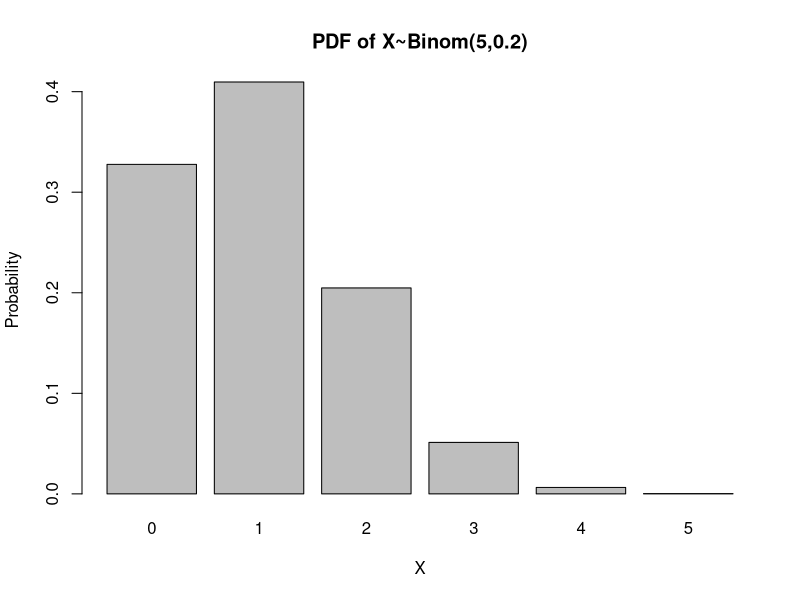
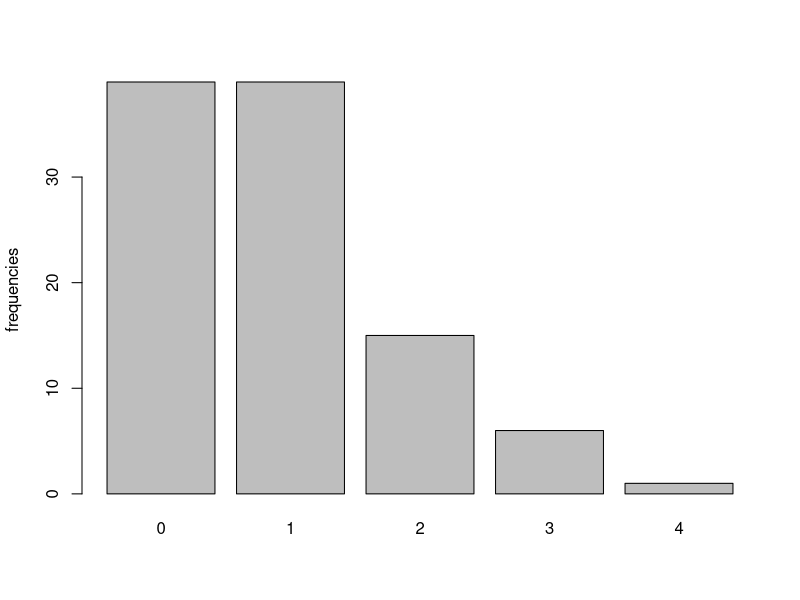
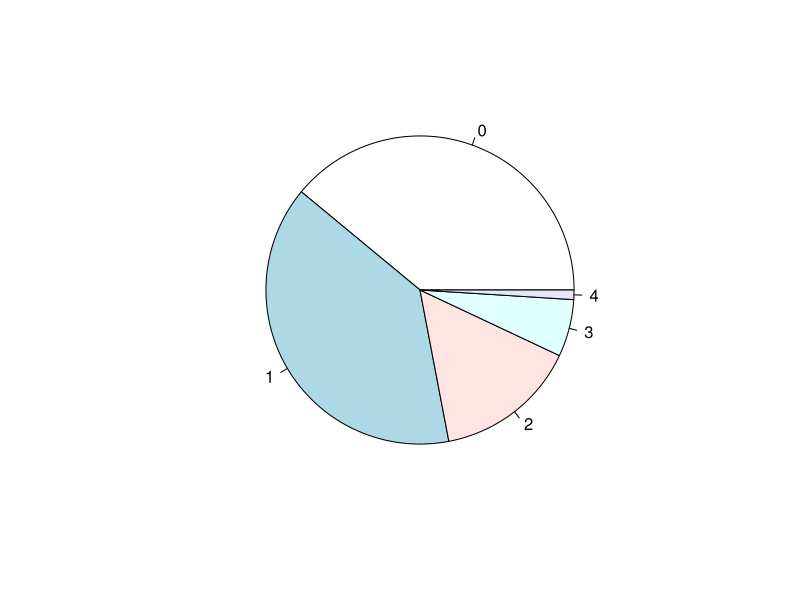
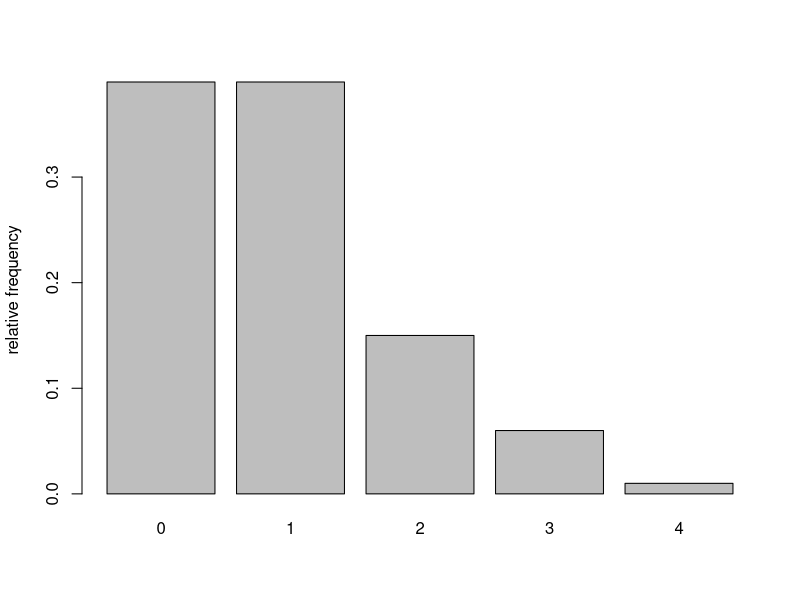
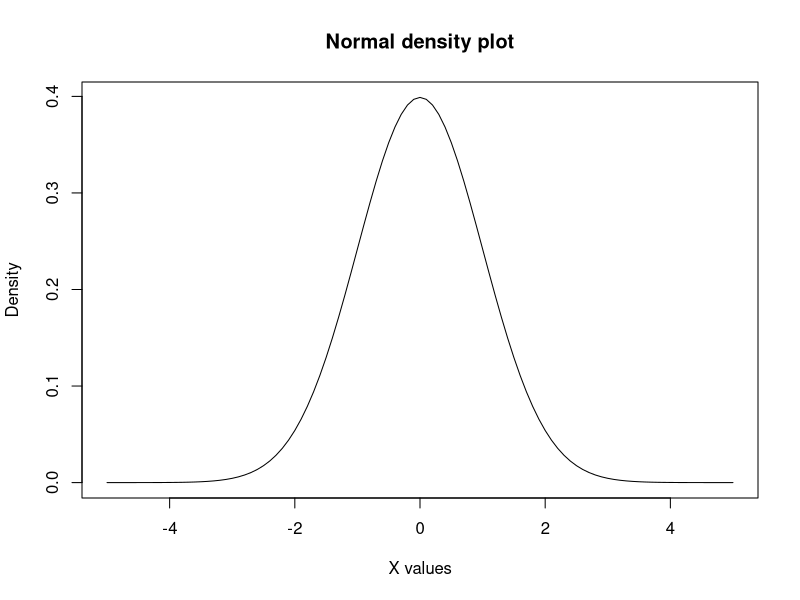
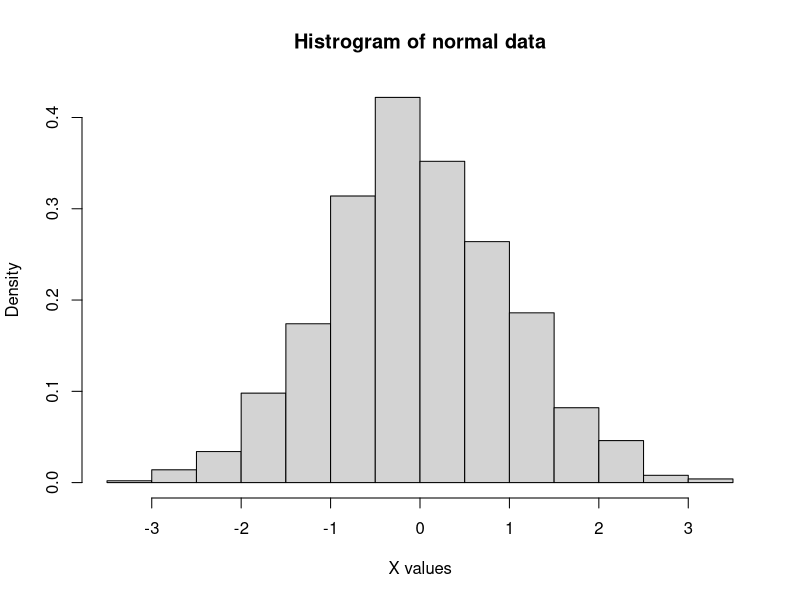
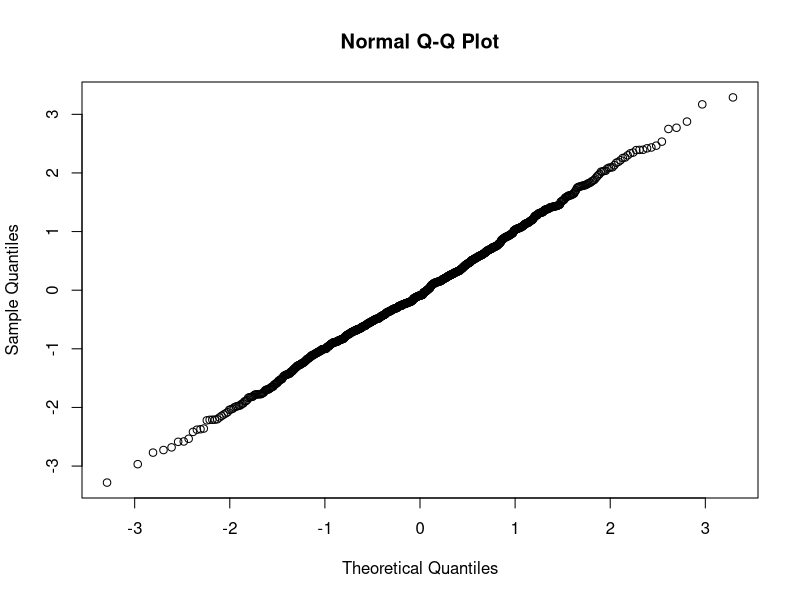
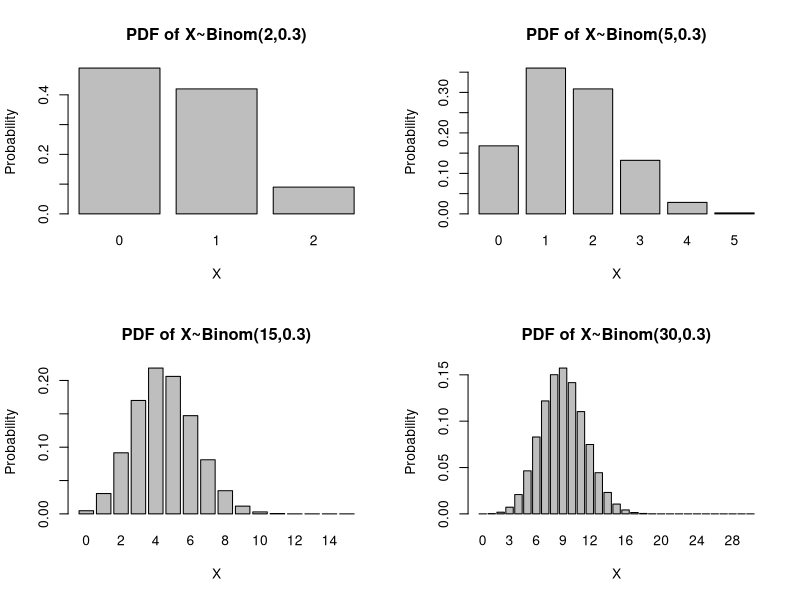

Generate these figures, in order, with R:
## ---- chunk 1
# first, we store the parameters of the distribution in variables n and p
n = 5
p = 0.2

x = 0:n # we create a vector with discrete values from 0 to n

binom_coef=choose(n, x) # we compute the binomial coefficients for each x 

# we compute binomial probabilities for all x values
binom_prob= binom_coef* p^x * (1 - p)^{n-x} 
print(binom_prob) # we print all probabilities

## ---- chunk 2
binom_prob = dbinom(x,n,p)
print(binom_prob)
## ---- chunk 3
barplot(names= x,
        height = binom_prob,
        main = "PDF of X~Binom(5,0.2)",
        xlab='X',
        ylab='Probability')
## ---- chunk 4
N=100
# we draw N samples from a binomial distribution with parameters n and p and store them in variable binom_sim
binom_sim = rbinom(N,n,p)

# we compute the frequency distribution of the samples and store them in variable data
data = table(binom_sim)
print(data)

# we can plot the frequencies in a bar plot
barplot(data,ylab="frequencies")

# we can plot the frequencies in a pie chart
pie(data)

## ---- chunk 5
binom_sim_relfreq=data/N
print(binom_sim_relfreq)
barplot(binom_sim_relfreq,ylab="relative frequency")

## ---- chunk 6
# first we set the values for the mean and the sd 
mu=0
sigma=1

# next, we define the function f
f_norm=function(x){(1/(sigma*sqrt(2*pi))) * exp((-(x-mu)^2)/(2*sigma^2))}
#note that this function is already define in R as dnorm(x), we could use this instead

# we plot the function f
curve(f_norm,
      xlim=c(-5,5),
      main="Normal density plot",
      xlab="X values",
      ylab="Density"
      )
## ---- chunk 7
integrate(f_norm,-Inf, 0)
## ---- chunk 8
pnorm(0, mean=0, sd=1)
## ---- chunk 9
qnorm(0.5,mean=0,sd=1)
## ---- chunk 10
qnorm(0.025,mean=0,sd=1) # find x so that P(X<=x) = 0.025
qnorm(0.025,mean=0,sd=1, lower.tail = FALSE) # find x so that P(X>=x) = 0.025
## ---- chunk 11
pnorm(1.96,0,1) - pnorm(-1.96,0,1)
## ---- chunk 12
norm_sim=rnorm(1000)
hist(norm_sim, 
     freq = FALSE,
     main= "Histrogram of normal data",
     xlab="X values")
## ---- chunk 13
qqnorm(norm_sim) # we generate the QQPlot for the data simulated data
## ---- chunk 14
p=0.3

par(mfrow=c(2,2))    # set the plotting area into a 2*2 matrix
#first plot with n=5
x = 0:2
barplot(names= x,
        height = dbinom(x,2,p),
        main = "PDF of X~Binom(2,0.3)",
        xlab='X',
        ylab='Probability')

#second plot with n=15
x = 0:5
barplot(names= x,
        height = dbinom(x,5,p),
        main = "PDF of X~Binom(5,0.3)",
        xlab='X',
        ylab='Probability')

#third plot with n=25
x = 0:15
barplot(names= x,
        height = dbinom(x,15,p),
        main = "PDF of X~Binom(15,0.3)",
        xlab='X',
        ylab='Probability')

#fourth plot with n=35
x = 0:30
barplot(names= x,
        height = dbinom(x,30,p),
        main = "PDF of X~Binom(30,0.3)",
        xlab='X',
        ylab='Probability')

## ---- chunk 15
dbinom(x=10,30,0.3)

mu=30*0.3
sigma=sqrt(30*0.3*0.7) 
pnorm(10.5,mu,sigma) - pnorm(9.5,mu,sigma)
